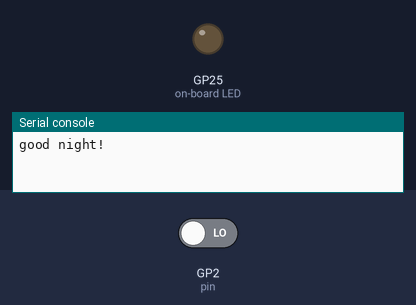
Simulated run of this program. Board: Raspberry Pi Pico running MicroPython. Parts: output pins drawn as LEDs (lit = HIGH), the last lines printed to the serial console. The inputs (shaded band) are chosen by the test bench; at power-on: GP2 (pin) LOW. Deep sleep restarts the program when it ends.

Above: at 1.2 s.
1.3 s: GP2 (pin) driven HIGH
At 4.8 s:
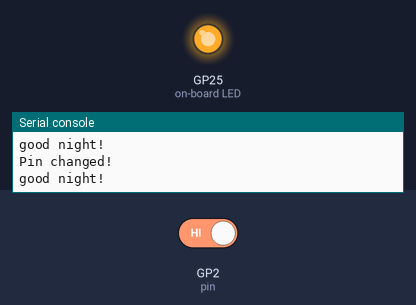
Timing chart, 0 to 8.8 s (numbered marks = the images above; inputs shaded):
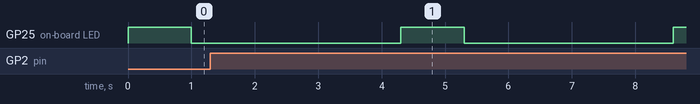

The program:

sleep.py
```python
import machine, time

# ピンの設定
pin = machine.Pin(2, machine.Pin.IN)

# 割り込みハンドラの定義
def pin_change_handler(pin):
    print("Pin changed!")

# ピンの割り込み設定
pin.irq(trigger=machine.Pin.IRQ_FALLING | machine.Pin.IRQ_RISING, handler=pin_change_handler)

print('good night!')
machine.Pin('LED', machine.Pin.OUT).on()
time.sleep(1)
machine.Pin('LED', machine.Pin.OUT).off()
machine.deepsleep(3000)  # 3秒間のディープスリープ
machine.Pin('LED', machine.Pin.OUT).on()
print('hello!')
```
